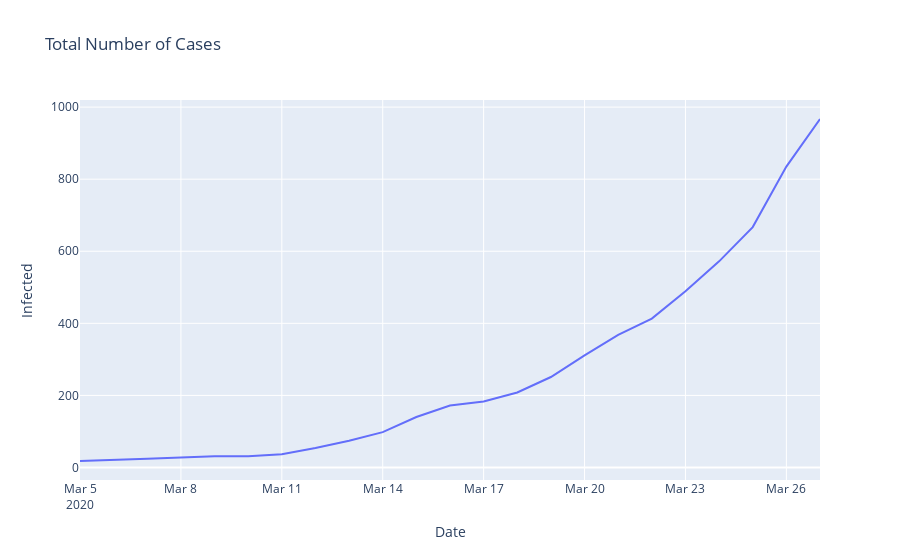

Source (notebook cell):
### Code cell
fig = go.Figure()
fig.add_trace(go.Scatter(x=dates, y=positive,
                    mode='lines',
                    name='Total Number of Cases'))

fig.update_layout(
    title_text='Total Number of Cases', # title of plot
    xaxis_title_text='Date', # xaxis label
    yaxis_title_text='Infected', # yaxis label
)
fig.show()

with open('../plotly/ontario_total_cases.json', 'w') as f:
    f.write(fig.to_json())

### Figure 1 — Plotly figure (JSON) as saved in the notebook; plotly's stock layout.template omitted (floating-point values rounded to 4 significant figures)
{"data": [{"mode": "lines", "name": "Total Number of Cases", "type": "scatter", "x": ["2020-03-05", "2020-03-06", "2020-03-07", "2020-03-09", "2020-03-10", "2020-03-11", "2020-03-12", "2020-03-13", "2020-03-14", "2020-03-15", "2020-03-16", "2020-03-17", "2020-03-18", "2020-03-19", "2020-03-20", "2020-03-21", "2020-03-22", "2020-03-23", "2020-03-24", "2020-03-25", "2020-03-26", "2020-03-27"], "y": [18, 22, 24, 31, 31, 37, 54, 74, 98, 140, 172, 183, 208, 251, 311, 368, 413, 489, 572, 667, 835, 967]}], "layout": {"title": {"text": "Total Number of Cases"}, "xaxis": {"title": {"text": "Date"}}, "yaxis": {"title": {"text": "Infected"}}}}
